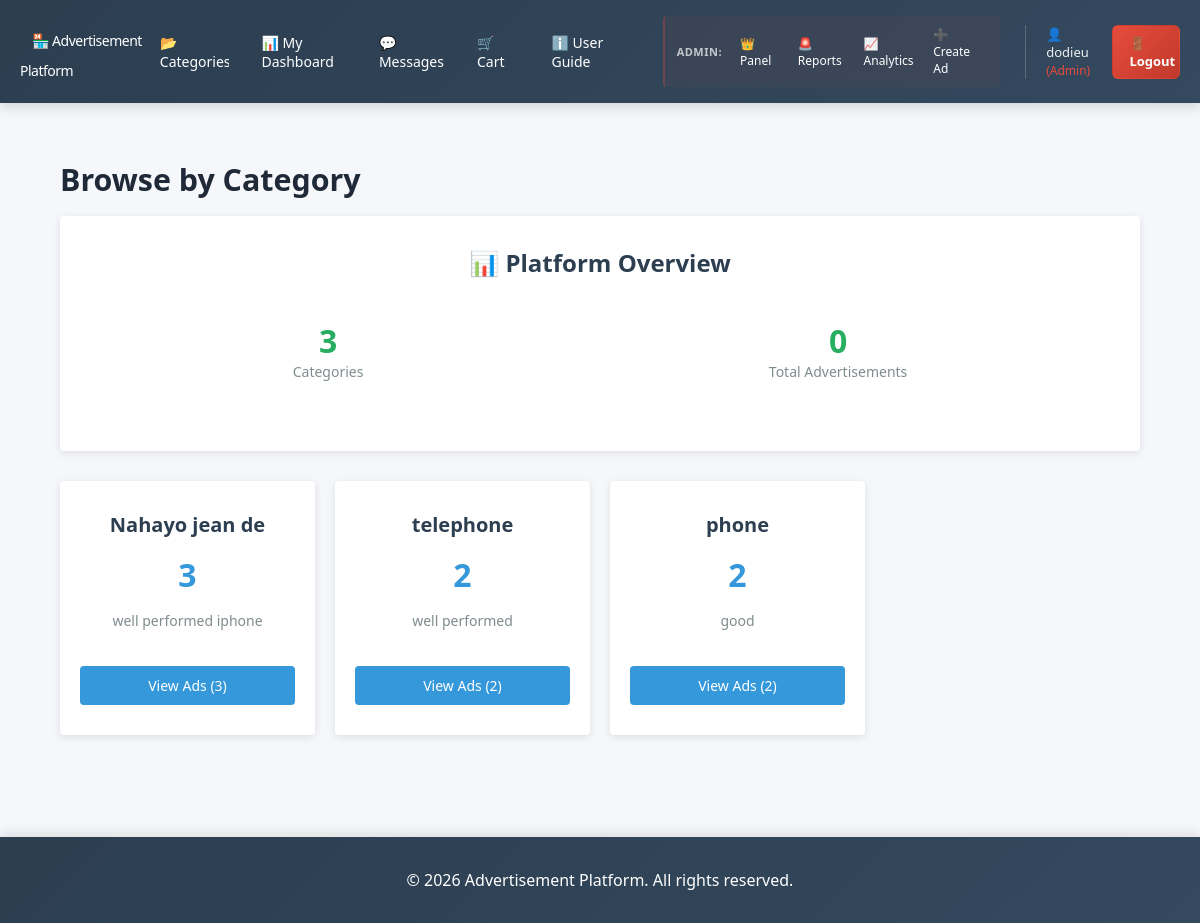
Page /categories/ (signed in) on the committed database.
### myapp/models.py (models this page shows, shortened)
class Category(models.Model):
    name = models.CharField(max_length=100, unique=True)
    slug = models.SlugField(unique=True)
    description = models.TextField(blank=True, null=True)
    class Meta:
        verbose_name_plural = "Categories"

### myapp/views.py (the view)
# urls.py: path('categories/', views.CategoryListView.as_view(), name='category-list'),
class CategoryListView(LoginRequiredMixin, ListView):
    model = Category
    template_name = 'myapp/category_list.html'
    context_object_name = 'categories'
    login_url = 'login'
    def get_context_data(self, **kwargs):
        context = super().get_context_data(**kwargs)
        for category in context['categories']:
            if self.request.user.is_staff or self.request.user.is_superuser:
                category.ad_count = category.advertisement_set.count()
            else:
                category.ad_count = category.advertisement_set.filter(status='active').count()
        return context

### myapp/Templates/myapp/category_list.html (shortened to what this page needs)
{% extends 'myapp/base.html' %}
{% block content %}
<div class="categories-container">
    <h1>Browse by Category</h1>
    {% if categories %}
        <div class="stats">
            <h2>📊 Platform Overview</h2>
            <div class="stat-item">
                <div class="stat-box">
                    <div class="stat-number">{{ categories|length }}</div>
                    <div class="stat-label">Categories</div>
                </div>
                <div class="stat-box">
                    <div class="stat-number">{{ total_ads|default:"0" }}</div>
                    <div class="stat-label">Total Advertisements</div>
                </div>
            </div>
        </div>
        <div class="category-grid">
            {% for category in categories %}
                <div class="category-card">
                    <h3>{{ category.name }}</h3>
                    <div class="category-count">{{ category.ad_count }}</div>
                    <p class="category-description">{{ category.description|default:"" }}</p>
                    <a href="{% url 'advertisement-list' %}?category={{ category.id }}" class="btn">
                        View Ads ({{ category.ad_count }})
                    </a>
                </div>
            {% endfor %}
        </div>
    {% else %}
        <div style="text-align: center; padding: 40px; background: white; border-radius: 4px;">
            <h2>No categories yet</h2>
            <p>Check back soon for new categories.</p>
        </div>
    {% endif %}
</div>
{% endblock %}

### myapp/Templates/myapp/base.html (shortened to what this page needs)
<!DOCTYPE html>
<html lang="en">
<head>
</head>
<body>
    <header>
        <nav>
            <h1><a href="{% url 'landing' %}">🏪 Advertisement Platform</a></h1>
            <div class="nav-menu">
                <div class="nav-links">
                    {% if user.is_authenticated %}
                        <a href="{% url 'category-list' %}">📂 Categories</a>
                        <a href="{% url 'user-dashboard' %}">📊 My Dashboard</a>
                        <a href="{% url 'inbox' %}">💬 Messages</a>
                        <a href="{% url 'cart' %}">🛒 Cart</a>
                        <a href="{% url 'user-roles' %}">ℹ️ User Guide</a>
                        {% if user.is_staff %}
                            <div class="admin-section">
                                <span class="admin-label">Admin:</span>
                                <a href="{% url 'admin-dashboard' %}">👑 Panel</a>
                                <a href="{% url 'admin-reports' %}">🚨 Reports</a>
                                <a href="{% url 'share-analytics' %}">📈 Analytics</a>
                                <a href="{% url 'advertisement-create' %}">➕ Create Ad</a>
                            </div>
                        {% endif %}
                    {% endif %}
                </div>
                <div class="auth-links">
                    {% if user.is_authenticated %}
                        <div class="user-info">
                            <span>👤 {{ user.username }}
                                {% if user.is_staff %}
                                    <span style="color: #e74c3c; font-size: 12px;">(Admin)</span>
                                {% else %}
                                    <span style="color: #27ae60; font-size: 12px;">(User)</span>
                                {% endif %}
                            </span>
                        </div>
                        <a href="{% url 'user-logout' %}" class="btn-logout">🚪 Logout</a>
                    {% else %}
                        <a href="{% url 'login' %}" class="btn-login">🔐 Login</a>
                        <a href="{% url 'signup' %}" class="btn-signup">📝 Create Account</a>
                    {% endif %}
                </div>
            </div>
        </nav>
    </header>
    <div class="container">
        {% block content %}{% endblock %}
    </div>
    <footer>
        <p>&copy; 2026 Advertisement Platform. All rights reserved.</p>
    </footer>
</body>
</html>

### myapp/Templates/myapp/base.html (style rules this page uses)
* { margin: 0; padding: 0; box-sizing: border-box; }
body { font-family: 'Segoe UI', Tahoma, Geneva, Verdana, sans-serif; background-color: #f5f7fa; color: #333; }
header { background: linear-gradient(135deg, #2c3e50 0%, #34495e 100%); color: white; padding: 1rem 0; box-shadow: 0 4px 12px rgba(0,0,0,0.15); position: sticky; top: 0; z-index: 100; }
nav { max-width: 1200px; margin: 0 auto; display: flex; justify-content: space-between; align-items: center; padding: 0 20px; }
nav h1 { font-size: 22px; font-weight: 700; letter-spacing: -0.5px; }
nav h1 a { color: white; text-decoration: none; transition: color 0.3s; }
.nav-menu { display: flex; align-items: center; gap: 25px; }
.nav-links { display: flex; gap: 20px; align-items: center; }
.admin-section { display: flex; align-items: center; gap: 10px; margin-left: 20px; padding-left: 20px; border-left: 2px solid rgba(231, 76, 60, 0.3); background: rgba(231, 76, 60, 0.05); border-radius: 4px; padding: 6px 12px; }
.admin-label { font-size: 11px; color: rgba(255,255,255,0.7); font-weight: 600; text-transform: uppercase; letter-spacing: 0.5px; }
.admin-section a { font-size: 12px; padding: 4px 8px; }
nav a { color: white; text-decoration: none; font-size: 14px; font-weight: 500; transition: all 0.25s ease; padding: 8px 12px; border-radius: 4px; position: relative; overflow: hidden; }
nav a::after { content: ""; position: absolute; left: 50%; bottom: 6px; width: 0; height: 2px; background: rgba(52, 152, 219, 1); border-radius: 2px; transition: width 0.25s ease, left 0.25s ease; }
.auth-links { display: flex; gap: 10px; align-items: center; border-left: 1px solid rgba(255,255,255,0.2); padding-left: 20px; }
.btn-logout { background: linear-gradient(135deg, #e74c3c, #c0392b); color: white; padding: 8px 16px; border-radius: 6px; text-decoration: none; font-weight: 600; font-size: 13px; transition: all 0.3s; border: 1px solid transparent; }
.user-info { position: relative; display: flex; align-items: center; gap: 8px; font-size: 13px; color: #ecf0f1; cursor: pointer; }
.container { max-width: 1200px; margin: 2rem auto; padding: 0 20px; }
.btn { display: inline-block; padding: 10px 20px; background-color: #3498db; color: white; text-decoration: none; border-radius: 4px; border: none; cursor: pointer; font-size: 14px; transition: all 0.3s; }
footer { background: linear-gradient(135deg, #2c3e50 0%, #34495e 100%); color: white; text-align: center; padding: 2rem; margin-top: 3rem; box-shadow: 0 -4px 12px rgba(0,0,0,0.1); }

### myapp/Templates/myapp/category_list.html (style rules this page uses)
:root { --surface: #ffffff; --surface-muted: #f7f9fc; --text: #1f2937; --muted: #64748b; --primary: #5e72eb; --primary-soft: rgba(94, 114, 235, 0.14); }
.categories-container { max-width: 1080px; margin: 0 auto; padding: 1.5rem 0; }
.categories-container h1 { font-size: 1.9rem; margin-bottom: 1rem; color: var(--text); font-weight: 700; }
.category-grid { display: grid; grid-template-columns: repeat(auto-fill, minmax(250px, 1fr)); gap: 20px; margin-bottom: 30px; }
.category-card { background: white; border-radius: 4px; overflow: hidden; box-shadow: 0 2px 8px rgba(0,0,0,0.1); transition: transform 0.2s; text-align: center; padding: 30px 20px; }
.category-card h3 { color: #2c3e50; margin: 0 0 10px 0; font-size: 20px; }
.category-count { font-size: 32px; color: #3498db; font-weight: bold; margin: 15px 0; }
.category-description { color: #7f8c8d; font-size: 14px; margin-bottom: 15px; min-height: 40px; }
.category-card .btn { width: 100%; }
.stats { text-align: center; background: white; padding: 30px; border-radius: 4px; margin-bottom: 30px; box-shadow: 0 2px 8px rgba(0,0,0,0.1); }
.stats h2 { color: #2c3e50; margin-top: 0; }
.stat-item { display: flex; justify-content: space-around; margin: 20px 0; }
.stat-box { padding: 20px; }
.stat-number { font-size: 32px; color: #27ae60; font-weight: bold; }
.stat-label { color: #7f8c8d; font-size: 14px; }

### rows in the picture
Category: name "Nahayo jean de", ad_count "3", description "well performed iphone"
Category: name "telephone", ad_count "2", description "well performed"
Category: name "phone", ad_count "2", description "good"

### other values in the picture
{{ user.username }} "dodieu"
{{ categories|length }} "3"
{{ total_ads|default:"0" }} "0"
